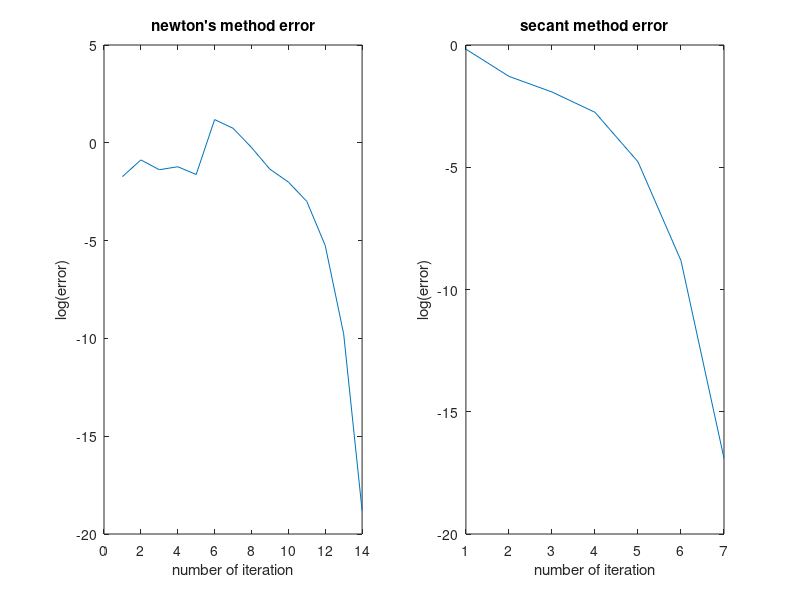

The MATLAB script that drew this image:
%==========================================================
%Name: Yeash Patel
%Class: Math131-Numerical Analysis-05D-SP17
%Title: HW4
%
%
%Fixed point method grapghically and anyliticaly
%problem 2 newtons method for a and b 
% 
%
%==========================================================  
clc 
clear all
a=@(x)cos(x+sqrt(2))+x*(x/2+sqrt(x))
da=@(x)-sin(x+sqrt(2))+(1/(2*sqrt(x))+1/2)*x+x/2+sqrt(x)

b=@(z)exp(6*z)+3*((log(2))^2)*exp(2*z)-log(8)*exp(4*z)-(log(2))^3
db=@(z)6*exp(6*z)-4*log(8)*exp(4*x)+6*log(2)^2*exp(2*x)

i=1;
x=0.01;
N=100;
TOL=10^-5;
t=1;
z=-1;
err=[];
errb=[];
while(i<=N)
   xn(i)=x-(a(x)/da(x))
   err(i)=abs(xn(i)-x)
   if(err(i)<=TOL)
      disp(i)
      disp(x)
      break;
   end
   x=xn(i)
   i++
end

while(t<=N)
   zn(t)=z-(a(z)/da(z))
   errb(t)=abs(zn(t)-z)
   if(errb(t)<=TOL||errb(t)==0)
      disp(t)
      disp(z)
      break;
   end
   z=zn(t)
   t++
end


subplot(1,2,1)
plot(1:length(err),log(err))
axis on 
title("newton's method error")
xlabel('number of iteration')
ylabel('log(error)')

subplot(1,2,2)
plot(1:length(errb),log(errb))
axis on 
title("secant method error")
xlabel('number of iteration')
ylabel('log(error)')

